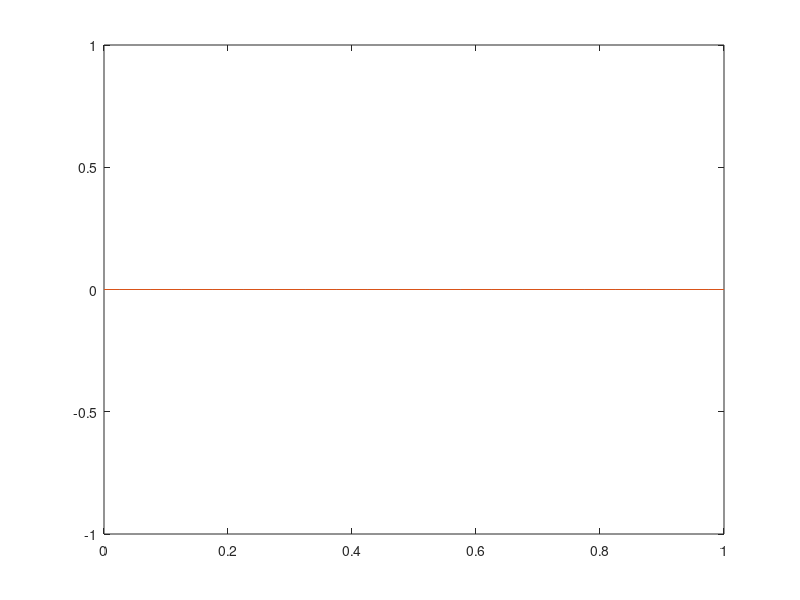

MATLAB code to generate this figure:
clear;
##graphics_toolkit('gnuplot');
%diskritisasi
dx=0.025;
dz=0.1;
dt=0.00001;

N=1/dx;
M=1/dz;
nT=50;


%Parameter dari jurnal
d = 0.2;
l0 = 1;
L = 1.8;
B1 = 4;
B2 = 4;
n = 0.7;

fp = 1.2;
omega_p = 2 * pi * fp;

fb = 1.2;
omega_b = 2 * pi * fb;
P = 0;
sigma = 0.2;

% karangan
c = 0.2;
A0=32;
A1=c*A0;
alpha=2;
e=A1/A0;
c1=2*pi;
omg_r=fb/fp;
c2=2*pi*omg_r;

k = 0.3;
m = 0.5;
We = 0.5;

for i = 1 : N+1
  x(i) = (i - 1) * dx;
end

for j = 1 : nT
  t(j) = (j - 1) * dt;
end

w = zeros(N+1, nT)

% koefisien R
delta = 0.2;
etal = 4 * delta;
epsi = 0.2;
z = 0.52;

R = (1 + epsi * z) * (1 - 64 / 10 * etal * ((11/32 * (z-sigma)) - (47/48 * ((z-sigma) ^ 2)) + ((z - sigma)^3) - (1/3 * ((z-sigma) ^4)) ))
r = x * R
for i = 2 : N
  for j = 2 : nT
      dw = (w(i+1, j) - w(i-1,j)) / 2 * dx;
      ddw = (w(i+1,j) - 2 * w(i,j) + w(i-1, j)) / dx ^ 2;
      Dxp = abs(w(i+1,j) - w(i,j)) / dx;
      Dxn = abs(w(i,j) - w(i-1,j)) / dx;
      Dx = (1-m) * ((1 + We/R * Dxp) ^ (n-1)) ^ (-1) - (1 + (We/R * Dxn) ^ (n-1)) ^ (-1);
      something = 1 + (We / R * abs(dw) ^ (n-1));
      varA = B1 * (1 + e * cos(c1 * t(j))) + B2 * (cos(c2 * t(j) + P));
      varB = (1 / (x(i) * R^2)) * (m + (1-m) * something ^ (-1)) * dw;
      varC = ddw / (R ^ 2) * (m + (1-m) * something ^ (-1));
      varD = (dw / R ^ 2) * (1-m) * (something ^ (-2)) * 2 * ((1-m) * something);
      varE = w(i,j) / k * (m + (1-m) / (1 + (We ^ (n-1)) * (abs(w(i,j)) ^ (n-1)) ));
##      varE = 0;
##      varD = 0;
      w(i,j+1) = w(i,j) + dt / alpha * (varA + varB + varC - varD - varE);
      
      
##      (dt / alpha *  ))...
##        + (1 / (x(i) * R^2)) * (m + (1-m) * something ^ (-1)) * dw...
##        + ddw / (R ^ 2) * (m + (1-m) * something ^ (-1))...
##        - (dw / R ^ 2) * (1-m) * (something ^ (-2))...
##        * Dx * ((1-m))...
##        - w(i,j) / k * (m + (1-m) / (1 + (We ^ (n-1)) * (abs(w(i,j)) ^ (n-1)) ));
   endfor
endfor


w(:, 1) = 0;
w(N+1,:) = 0;
w(1,:) = w(2,:);

figure(1)
plot(x, w)